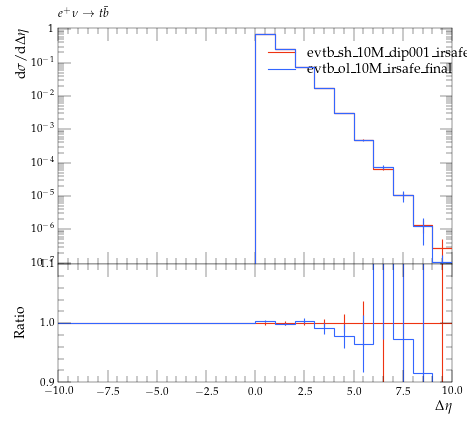

Generate this figure with Python:
#! /usr/bin/env python

# This Python script was auto-generated using YODA v2.0.0.
# Analysis object: /evtb/cutEg_jbjg_deta
# Timestamp: 16-04-2024 (14:02:27)

import matplotlib as mpl
import matplotlib.pyplot as plt
mpl.use('Agg') # comment out for interactive use
import os
import numpy as np

plotDir = os.path.split(os.path.realpath(__file__))[0]
if 'YODA_USER_PLOT_PATH' in globals():
    plot_outdir = globals()['YODA_USER_PLOT_PATH']
else:
    plot_outdir = plotDir

#plot style
plt.style.use(os.path.join(plotDir, '../default.mplstyle'))
# plot metadata
figW, figH = plt.rcParams['figure.figsize']
ax_xLabel = r'$\Delta\eta$'
ax_yLabel = r'$\mathrm{d}\sigma / \mathrm{d} \Delta\eta$ '
ax_title  = r'$e^+ \nu \to t \bar b$'
ax_xScale = 'linear'
ax_yScale = 'log'
xLims = (-10.0, 10.0)
yLims = (9e-08, 1.1)

# TeX-friendly labels for the legend
labels = [ r"evtb\_sh\_10M\_dip001\_irsafe\_final", r"evtb\_ol\_10M\_irsafe\_final" ]

# Create figure and axis objects
fig, (ax, ratio0_ax) = plt.subplots(2, 1, sharex=True,
                  figsize=(figW,figH), gridspec_kw={'height_ratios': (2, 1)})
ratio0_ax.yaxis.set_major_locator(mpl.ticker.MultipleLocator(0.1))
ratio0_ax.set_ylim(0.9, 1.1)
ratio0_ax.set_ylabel('Ratio')

# LineColor map: curve index -> color
linecolors = {0: '#EE3311', 1: '#3366FF'}
# the numerical data is stored in a separate file
dataf = dict()
prefix = os.path.split(__file__)[0]
if prefix:    prefix = prefix + '/'
exec(open(prefix+'cutEg_jbjg_deta__data.py').read(), dataf)


legend_handles = [] # keep track of handles for the legend

# style options for curves
# starts at zorder>=5 to draw curve on top of legend
styles = {
  'curve0': {
    'color' : linecolors[0],
    'linestyle' : '-',
    'marker' : 'o',
    'zorder' : 5,
    'histstyle' : True,
  },
  'curve1': {
    'color' : linecolors[1],
    'linestyle' : '-',
    'marker' : 'o',
    'zorder' : 6,
    'histstyle' : True,
  },
}
# curve from input yoda files in main panel
for label in dataf['yvals'].keys():
    if all(np.isnan(v) for v in dataf['yvals'][label]):
        continue
    tmp = None
    if styles[label]['histstyle']: # draw as histogram
        tmp, = ax.plot(dataf['xedges'], dataf['yedges'][label],
                       color=styles[label]['color'],
                       linestyle=styles[label]['linestyle'],
                       drawstyle='steps-pre', solid_joinstyle='miter',
                       zorder=styles[label]['zorder'], label=label)
        ax.errorbar(dataf['xpoints'], dataf['yvals'][label], color=styles[label]['color'],
                    xerr=dataf['xerrs'], yerr=[dataf['ydowns'][label], dataf['yups'][label]],
                    linestyle='none', zorder=styles[label]['zorder'])
    else: # draw as scatter
        tmp = ax.errorbar(dataf['xpoints'], dataf['yvals'][label],
                          xerr=dataf['xerrs'],
                          yerr=[ dataf['ydowns'][label],
                          dataf['yups'][label] ],
                          fmt=styles[label]['marker'],
                          ecolor=styles[label]['color'],
                          color=styles[label]['color'], zorder=2)
        tmp[-1][0].set_linestyle(styles[label]['linestyle'])
    legend_handles += [tmp]
    for varLabel in dataf['variation_yvals'].keys():
        if varLabel.startswith(label):
            tmp, = ax.plot(dataf['xedges'], dataf['variation_yvals'][varLabel],
                           color=styles[label]['color'],
                           linestyle=styles[label]['linestyle'],
                           drawstyle='steps-pre', solid_joinstyle='miter',
                           zorder=styles[label]['zorder'], alpha=0.5)


# plots on ratio panel
# curve from input yoda files in ratio panel
for label, yvals in dataf['ratio0_yvals'].items():
    if all(np.isnan(v) for v in yvals):
        continue
    if styles[label]['histstyle']: # plot as histogram
        ratio0_ax.plot(dataf['xedges'], yvals,
                       color=styles[label]['color'],
                       linestyle=styles[label]['linestyle'],
                       drawstyle='steps-pre', zorder=1,
                       solid_joinstyle='miter')
        ratio0_ax.vlines(dataf['xpoints'],
                         dataf['ratio0_ymin'][label],
                         dataf['ratio0_ymax'][label],
                         color=styles[label]['color'], zorder=1)
    else: # plot as scatter
        tmp = ratio0_ax.errorbar(dataf['xpoints'],
                                 yvals, xerr=dataf['xerrs'],
                                 yerr=dataf['ratio0_yerrs'][label],
                                 fmt=styles[label]['marker'],
                                 ecolor=styles[label]['color'],
                                 color=styles[label]['color'])
        tmp[-1][0].set_linestyle(styles[label]['linestyle'])

    for varlabel in dataf['ratio0_variation_vals'].keys():
        if varlabel.startswith(label):
            ratio0_ax.plot(dataf['xedges'],
                            dataf['ratio0_variation_vals'][varlabel],
                            color=styles[label]['color'],
                            linestyle=styles[label]['linestyle'],
                            drawstyle='steps-pre', solid_joinstyle='miter',
                            zorder=1, alpha=0.5)

legend_pos = (0.5, 0.97)
ax.legend(legend_handles, labels, loc='upper left', bbox_to_anchor=legend_pos)

# set plot metadata as defined above
ratio0_ax.set_xlabel(ax_xLabel)
ratio0_ax.xaxis.set_label_coords(1., -.15)
ax.set_ylabel(ax_yLabel, loc='top')
ax.set_title(ax_title, loc='left')
ax.set_xscale(ax_xScale)
ax.set_yscale(ax_yScale)
ax.set_xlim(xLims)
ax.set_ylim(yLims)

# tick formatting
plt.rcParams['xtick.top'] = True
plt.rcParams['ytick.right'] = True
ax.yaxis.set_major_locator(mpl.ticker.LogLocator(base=10.0, numticks=np.inf))
ax.yaxis.set_minor_locator(mpl.ticker.LogLocator(
                           base=10.0, subs=np.arange(0.1, 1, 0.1), numticks=np.inf))
fig.align_ylabels((ax, ratio0_ax))
plt.savefig(os.path.join(plot_outdir, 'cutEg_jbjg_deta.pdf'), format='PDF')
plt.savefig(os.path.join(plot_outdir, 'cutEg_jbjg_deta.png'), format='PNG')

plt.close(fig)
